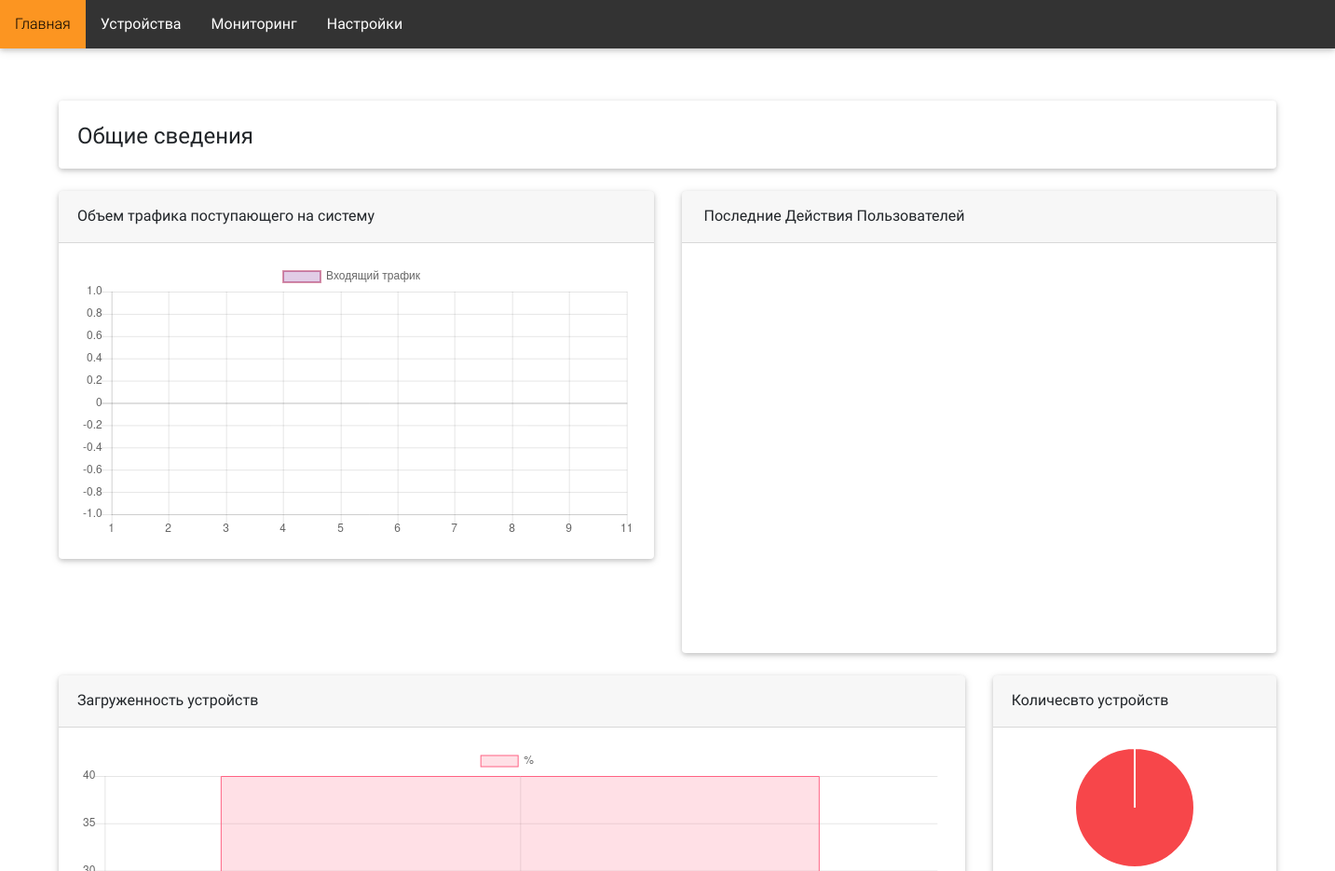
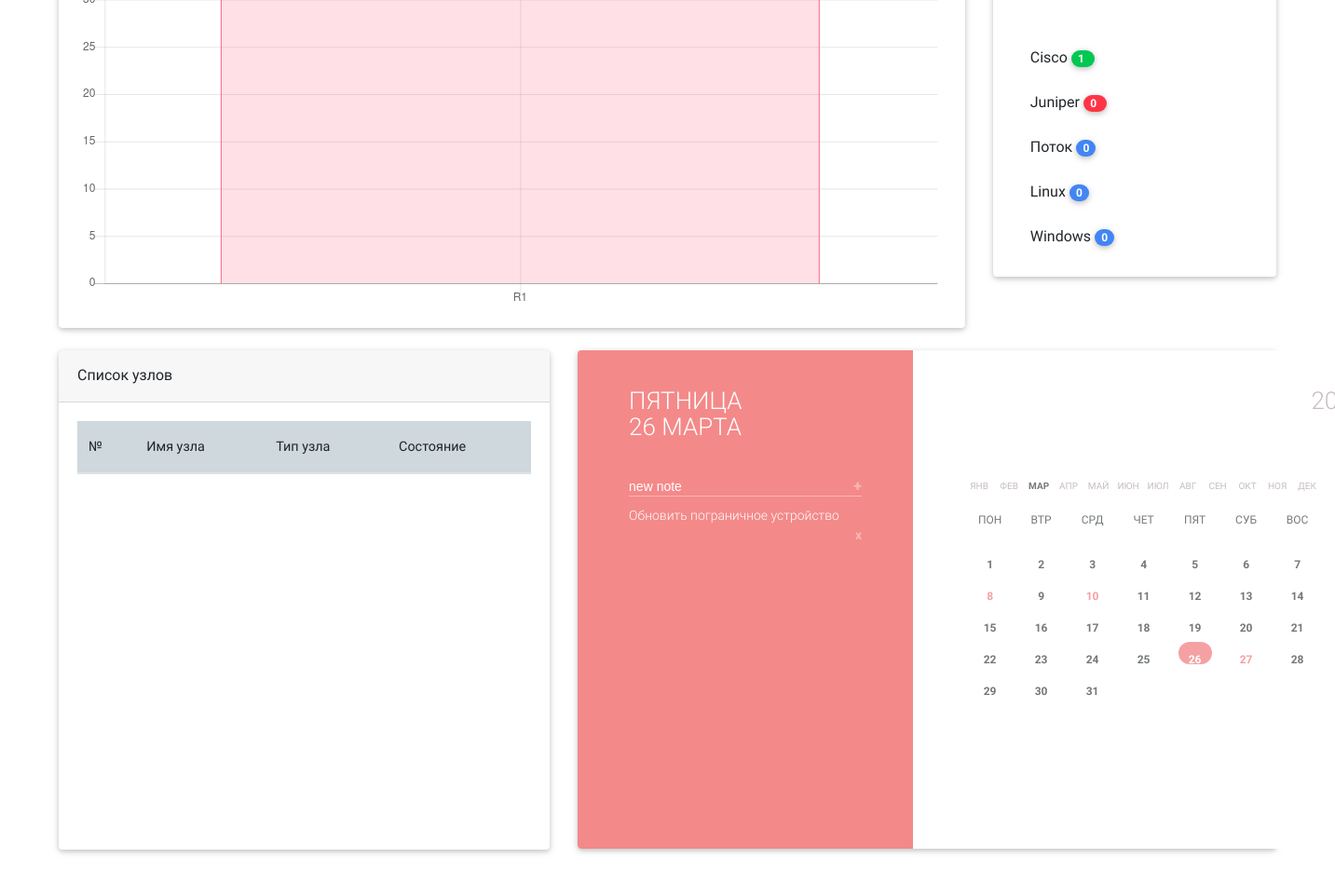
Page /NET/ on the earlier database version (2 pictures, top to bottom).
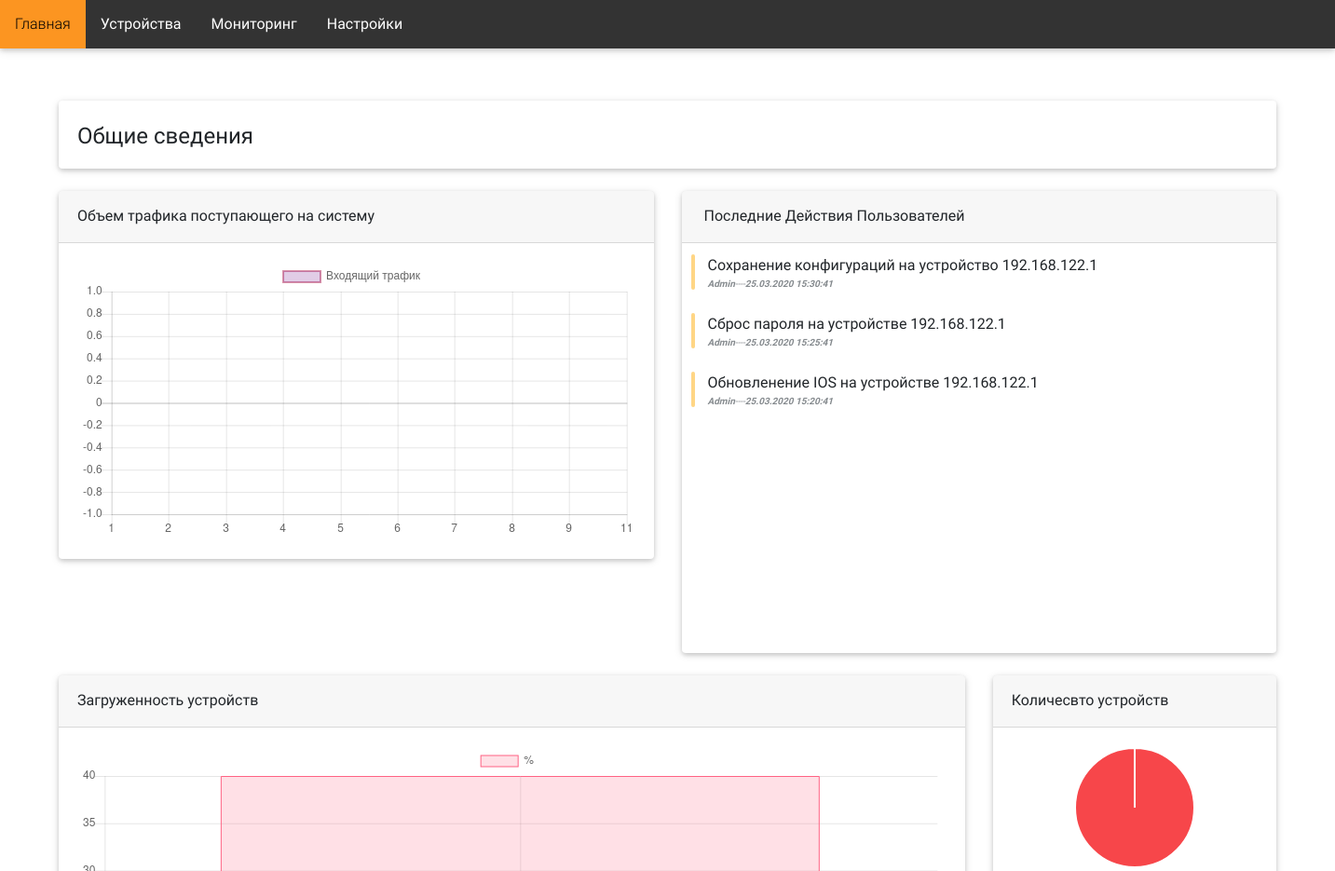
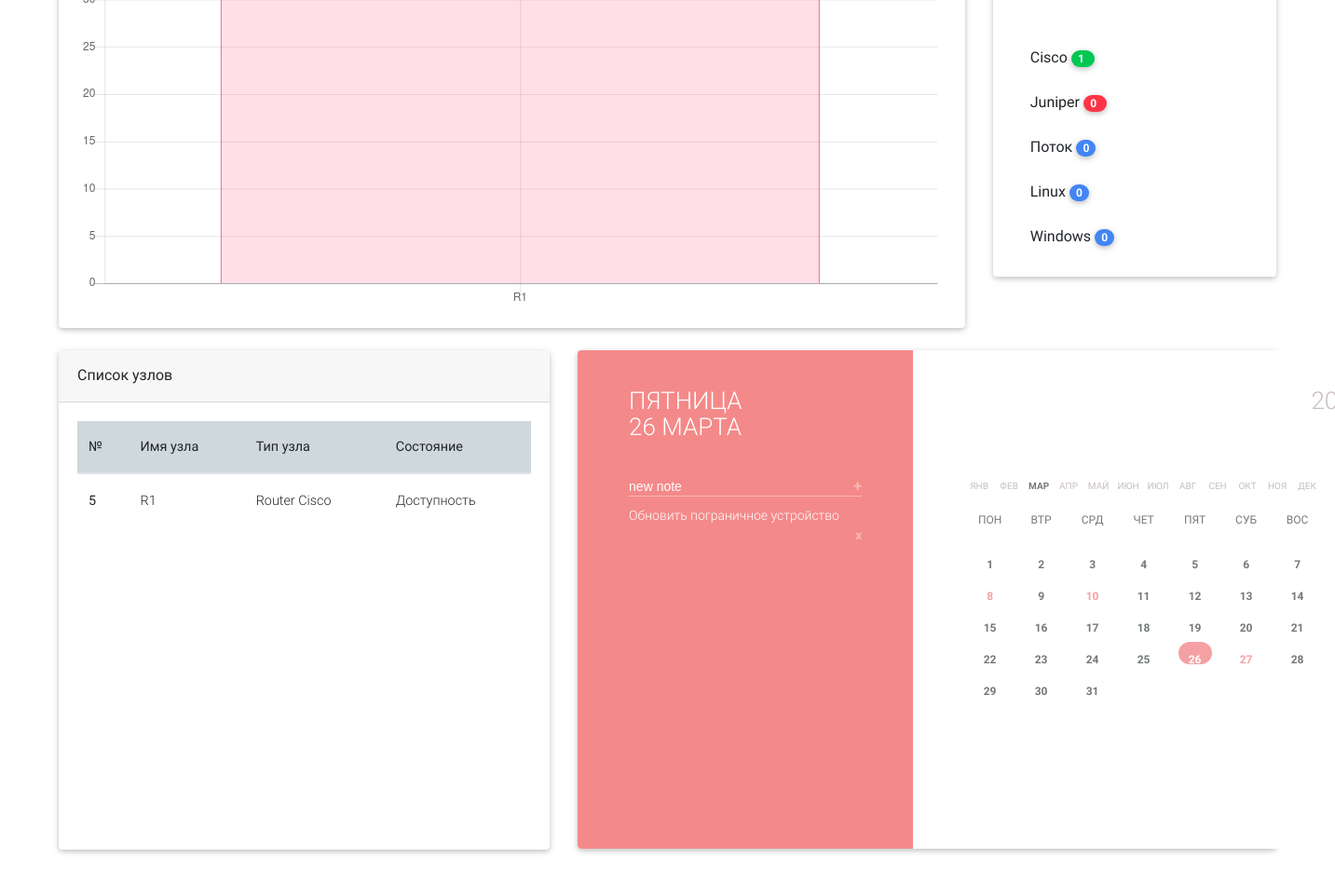
Same page on the later database version (2 pictures, top to bottom).
### NET/models.py (models this page shows)
class Events(models.Model):
	ev_text = models.TextField(null=False)
	user = models.TextField(null=False)
	ev_time = models.DateTimeField(null=False)

class Nodes(models.Model):
	d_name = models.TextField(null=False)
	TYPES= (
		('None', 'Введите тип устройства'),
		('cr','Cisco Router'),
		('cs','Cisco Switch'),
		('l', 'Linux'),
		('w', 'Windows'),
		('p', 'Поток'),
		('u','Неизвестное устройство'),
		)
	d_type = models.CharField(max_length=4, choices = TYPES ,null=False)

### NET/views.py (the view)
# urls.py: path('', index, name='index'),
def index(request):
	evs = Events.objects.order_by('-ev_time')
	nds = Nodes.objects.order_by('pk')
	metrics = Get_Data()
	print("METRICS:::")
	print(metrics.metric_list)
	context = {	'metrics': metrics.metric_list,
				'evs':evs,
				'nds':nds,
				}
	return render(
		request,
		'index.html', context,
		)

### NET/templates/index.html (shortened to what this page needs)
{% extends "base_generic.html" %}
{% block content %}
<head>
  {% load static %}
  <link rel="stylesheet" href="{% static 'css/bootstrap.min.css' %}" type="text/css">
  <link rel="stylesheet" href="{% static 'css/mdb.min.css' %}" rel="stylesheet">
  <link rel="stylesheet" href="{% static 'css/style.cal.css' %}">
</head>
<main class="pt-5 mx-lg-5">
  <div class="container-fluid mt-2">
    <div class="card mb-4 wow fadeIn">
      <div class="card-body d-sm-flex justify-content-between">
        <h4 class="mb-2 mb-sm-0 pt-1">
          <span>Общие сведения</span>
        </h4>
      </div>
    </div>
    <div class="row wow fadeIn">
      <div class="col-lg-6 col-md-6 mb-4">
        <div class="card">
          <div class="card-header">
            <div>Объем трафика поступающего на систему</div>
          </div>
          <div class="card-body">
            <canvas id="lineChart"></canvas>
          </div>
        </div>
      </div>
      <div class="col-lg-6 col-md-6 mb-4">
        <div class="card">
          <div class="card-header-tab card-header">
            <div class="card-header-title font-size-lg text-capitalize font-weight-normal">&nbsp;Последние Действия Пользователей</div>
          </div>
          <div class="scroll-area-sm">
            <perfect-scrollbar class="ps-show-limits">
              <div style="position: static;" class="ps ps--active-y">
                <div class="ps-content">
                  <ul class=" list-group list-group-flush">
                    {% for ev in evs %}
                    <li class="list-group-item">
                      <div class="todo-indicator bg-warning"></div>
                      <div class="widget-content p-0">
                        <div class="widget-content-wrapper">
                          <div class="widget-content-left">
                            <div class="widget-heading">{{ev.ev_text}}
                            </div>
                            <div class="widget-subheading"><i><b>{{ev.user}}</b>----<b>{{ev.ev_time|date:"d.m.Y H:i:s"}}</b></i></div>
                          </div>
                        </div>
                      </div>
                    </li>
                    {% endfor %}
                  </ul>
                </div>
              </div>
            </perfect-scrollbar>
          </div>
        </div>
      </div>
    </div>
    <div class="row wow fadeIn">
      <div class="col-md-9 mb-4">
        <div class="card">
         <div class="card-header text-center">
        <div>Загруженность устройств</div>
        </div>
        <div class="card-body">
          <canvas id="myChart"></canvas>
        </div>
      </div>
    </div>
    <div class="col-md-3 mb-4">
      <div class="card mb-4">
        <div class="card-header text-center">
          Количесвто устройств
        </div>
        <div class="card-body">
          <canvas id="pieChart"></canvas>
        </div>
        <div class="card-body">
          <div class="list-group list-group-flush">
            <a class="list-group-item list-group-item-action waves-effect">Cisco
              <span class="badge badge-success badge-pill pull-right">1
              </span>
            </a>
            <a class="list-group-item list-group-item-action waves-effect">Juniper
              <span class="badge badge-danger badge-pill pull-right">0
              </span>
            </a>
            <a class="list-group-item list-group-item-action waves-effect">Поток
              <span class="badge badge-primary badge-pill pull-right">0</span>
            </a>
            <a class="list-group-item list-group-item-action waves-effect">Linux
              <span class="badge badge-primary badge-pill pull-right">0</span>
            </a>
            <a class="list-group-item list-group-item-action waves-effect">Windows
              <span class="badge badge-primary badge-pill pull-right">0</span>
            </a>
          </div>
        </div>
      </div>
    </div>
  </div>
  <div class="row wow fadeIn">
    <div class="col-md-5 mb-4">
      <div class="card">
       <div class="card-header text-center">
        Список узлов
      </div>
      <div class="card-body">
        <div class="scroll-area-sm">
          <table class="table table-hover">
            <thead class="blue-grey lighten-4">
              <tr>
                <th>№</th>
                <th>Имя узла</th>
                <th>Тип узла</th>
                <th>Состояние </th>
              </tr>
            </thead>
            <tbody>
              {% for nd in nds %}
              <tr>
                <th scope="row">{{nd.pk}}</th>
                <td>{{nd.d_name }}</td>
                <td>{{nd.d_type}}</td>
                <td>Доступность</td>
              </tr>
              {% endfor %}
            </tbody>
          </table>
        </div>
      </div>
    </div>
  </div>
  <div class="col-md-7 mb-4">
    <div class="card">
      <div class="calendar">
        <div class="col leftCol">
          <div class="content">
            <h1 class="date">Пятница<span>26 Марта</span></h1>
            <div class="notes">
              <p>
                <input type="text" value="" placeholder="new note"/>
                <a href="#" title="Add note" class="addNote animate">+</a>
              </p>
              <ul class="noteList">
                <li>Обновить пограничное устройство<a href="#" title="Remove note" class="removeNote animate">x</a></li>
              </ul>
            </div>
          </div>
        </div>
        <div class="col rightCol">
          <div class="content">
            <h2 class="year">2020</h2>
            <ul class="months">
              <li><a href="#" title="Jan" data-value="1">Янв</a></li>
              <li><a href="#" title="Feb" data-value="2">Фев</a></li>
              <li><a href="#" title="Mar" data-value="3" class="selected">Мар</a></li>
              <li><a href="#" title="Apr" data-value="4">Апр</a></li>
              <li><a href="#" title="May" data-value="5">Май</a></li>
              <li><a href="#" title="Jun" data-value="6">Июн</a></li>
              <li><a href="#" title="Jul" data-value="7">Июл</a></li>
              <li><a href="#" title="Aug" data-value="8">Авг</a></li>
              <li><a href="#" title="Sep" data-value="9" >Сен</a></li>
              <li><a href="#" title="Oct" data-value="10">Окт</a></li>
              <li><a href="#" title="Nov" data-value="11">Ноя</a></li>
              <li><a href="#" title="Dec" data-value="12">Дек</a></li>
            </ul>
            <ul class="weekday">
              <li><a href="#" title="Mon" data-value="1">Пон</a></li>
              <li><a href="#" title="Tue" data-value="2">Втр</a></li>
              <li><a href="#" title="Wed" data-value="3">Срд</a></li>
              <li><a href="#" title="Thu" data-value="4" >Чет</a></li>
              <li><a href="#" title="Fri" data-value="5">Пят</a></li>
              <li><a href="#" title="Say" data-value="6">Суб</a></li>
              <li><a href="#" title="Sun" data-value="7">Вос</a></li>
            </ul>
          </div>
        </div>
      </div>
    </div>
  </div>
</div>
</main>
    <script>
    // Regular map
    function regular_map() {
      var var_location = new google.maps.LatLng(40.725118, -73.997699);
      var var_mapoptions = {
        center: var_location,
        zoom: 14
      };
      var var_map = new google.maps.Map(document.getElementById("map-container"),
        var_mapoptions);
      var var_marker = new google.maps.Marker({
        position: var_location,
        map: var_map,
        title: "New York"
      });
    }
    new Chart(document.getElementById("horizontalBar"), {
      "type": "horizontalBar",
      "data": {
        "labels": ["Red", "Orange", "Yellow", "Green", "Blue", "Purple", "Grey"],
        "datasets": [{
          "label": "My First Dataset",
          "data": [22, 33, 55, 12, 86, 23, 14],
          "fill": false,
          "backgroundColor": ["rgba(255, 99, 132, 0.2)", "rgba(255, 159, 64, 0.2)",
          "rgba(255, 205, 86, 0.2)", "rgba(75, 192, 192, 0.2)",
          "rgba(54, 162, 235, 0.2)",
          "rgba(153, 102, 255, 0.2)", "rgba(201, 203, 207, 0.2)"
          ],
          "borderColor": ["rgb(255, 99, 132)", "rgb(255, 159, 64)", "rgb(255, 205, 86)",
          "rgb(75, 192, 192)", "rgb(54, 162, 235)", "rgb(153, 102, 255)",
          "rgb(201, 203, 207)"
          ],
          "borderWidth": 1
        }]
      },
      "options": {
        "scales": {
          "xAxes": [{
            "ticks": {
              "beginAtZero": true
            }
          }]
        }
      }
    });
    </script>
    {% endblock %}

### NET/templates/base_generic.html (shortened to what this page needs)
<!DOCTYPE html>
<html lang="en">
<head>
  {% load static %}
  <link rel="stylesheet" href="{% static 'css/styles.css' %}">
</head>
<body>
  <div class="navbar">
    <a href="{% url 'index' %}">Главная</a>
    <div class="subnav">
      <button class="subnavbtn">Устройства</button>
    </div>
    <div class="subnav">
      <button class="subnavbtn">Мониторинг</button>
    </div>
    <div class="subnav">
      <button class="subnavbtn">Настройки </button>
    </div>
  </div>
  <div class="mainContent">
   {% block content %}{% endblock %}
 </div>
</body>
</html>

### NET/static/css/styles.css (style rules this page uses)
body { font-family: Arial, Helvetica, sans-serif; margin: 0; }
.navbar { overflow: hidden; background-color: #333; }
.navbar a { float: left; font-size: 16px; color: white; text-align: center; padding: 14px 16px; text-decoration: none; }
.subnav { float: left; overflow: hidden; }
.subnav .subnavbtn { font-size: 16px; border: none; outline: none; color: white; padding: 14px 16px; background-color: inherit; font-family: inherit; margin: 0; }
.row { display: flex; }
i { font-style: italic }
.card { box-shadow: 0 0.46875rem 2.1875rem rgba(4, 9, 20, 0.03), 0 0.9375rem 1.40625rem rgba(4, 9, 20, 0.03), 0 0.25rem 0.53125rem rgba(4, 9, 20, 0.05), 0 0.125rem 0.1875rem rgba(4, 9, 20, 0.03); border-width: 0; transition: all .2s }
.card-header:first-child { border-radius: calc(0.25rem - 1px) calc(0.25rem - 1px) 0 0 }
.card-header { display: flex; align-items: center; border-bottom-width: 1px; padding-top: 0; padding-bottom: 0; padding-right: 0.625rem; height: 3.5rem; background-color: #fff }
.widget-subheading { color: #858a8e; font-size: 10px }
.card-header.card-header-tab .card-header-title { display: flex; align-items: center; white-space: nowrap }
.text-capitalize { text-transform: capitalize !important }
.scroll-area-sm { height: 440px; overflow-x: hidden }
.list-group-item { position: relative; display: block; padding: 0.75rem 1.25rem; margin-bottom: -1px; background-color: #fff; border: 1px solid rgba(0, 0, 0, 0.125) }
.list-group { display: flex; flex-direction: column; padding-left: 0; margin-bottom: 0 }
.todo-indicator { position: absolute; width: 4px; height: 60%; border-radius: 0.3rem; left: 0.625rem; top: 20%; opacity: .6; transition: opacity .2s }
.bg-warning { background-color: #f7b924 !important }
.widget-content { padding: 1rem; flex-direction: row; align-items: center }
.widget-content .widget-content-wrapper { display: flex; flex: 1; position: relative; align-items: center }

### NET/static/css/style.cal.css (style rules this page uses)
*,:active { outline: none; }
* { padding: 0px; margin: 0px; }
input { font-family: Helvetica, Arial, sans-serif; }
h1, h2, h3, h4, h5, p { margin-bottom: 10px; }
p { line-height: 20px; }
a { text-decoration: none; color: #FF462B; }
.animate { -webkit-transition: all 0.3s ease-in-out; -moz-transition: all 0.3s ease-in-out; transition: all 0.3s ease-in-out; }
.calendar { border-radius: 4px; overflow: hidden; width: 900px; height: 535px; background-color: #ffffff; color: #333333; }
.calendar h1, .calendar h2 { font-weight: 300; font-size: 26px; line-height: 28px; text-transform: uppercase; margin: 0px 0px 20px 0px; }
.calendar h1 span { display: block; }
.calendar .col { position: relative; float: left; height: 100%; }
.calendar .col .content { padding: 40px; }
.calendar ul { margin: 0px; }
.calendar ul li { list-style: none; }
.calendar .leftCol { width: 40%; background-color: #F48989; }
.calendar .noteList li { color: #ffffff; margin-bottom: 10px; }
.calendar .notes p, .calendar .notes input, .calendar .noteList li { font-weight: 300; font-size: 14px; }
.calendar .notes p { border-bottom: solid 1px rgba(255,255,255,0.4); }
.calendar .notes input { background-color: #F48989; color: #ffffff; border: none; width: 200px; }
.calendar .addNote, .calendar .removeNote { float: right; color: rgba(255,255,255,0.4); font-weight: bold; margin-left: 20px; }
.calendar .addNote { font-size: 16px; }
.calendar .leftCol h1 { color: #ffffff; margin-bottom: 40px; }
.calendar .rightCol { width: 60%; }
.calendar .rightCol h2 { color: #C7BEBE; text-align: right; margin-bottom: 70px; }
.calendar .months li, .calendar .weekday li, .calendar .days li { float: left; text-transform: uppercase; }
.calendar .months li a, .calendar .weekday li a, .calendar .days li a { display: block; color: #747978; }
.calendar .months li a { font-size: 10px; color: #C7BEBE; text-align: center; width: 32px; margin-bottom: 20px; }
.calendar .months li .selected { font-weight: bold; color: #747978; }
.calendar .weekday li a { width: 55px; text-align: center; margin-bottom: 20px; font-size: 12px; }

Differences in the rows shown:
added Events: ev_text "Сохранение конфигураций на устройство 192.168.122.1", user "Admin", ev_time "25.03.2020 15:30:41"
added Events: ev_text "Сброс пароля на устройстве 192.168.122.1", user "Admin", ev_time "25.03.2020 15:25:41"
added Events: ev_text "Обновленение IOS на устройстве 192.168.122.1", user "Admin", ev_time "25.03.2020 15:20:41"
added Nodes: pk "5", d_name "R1", d_type "Router Cisco"
